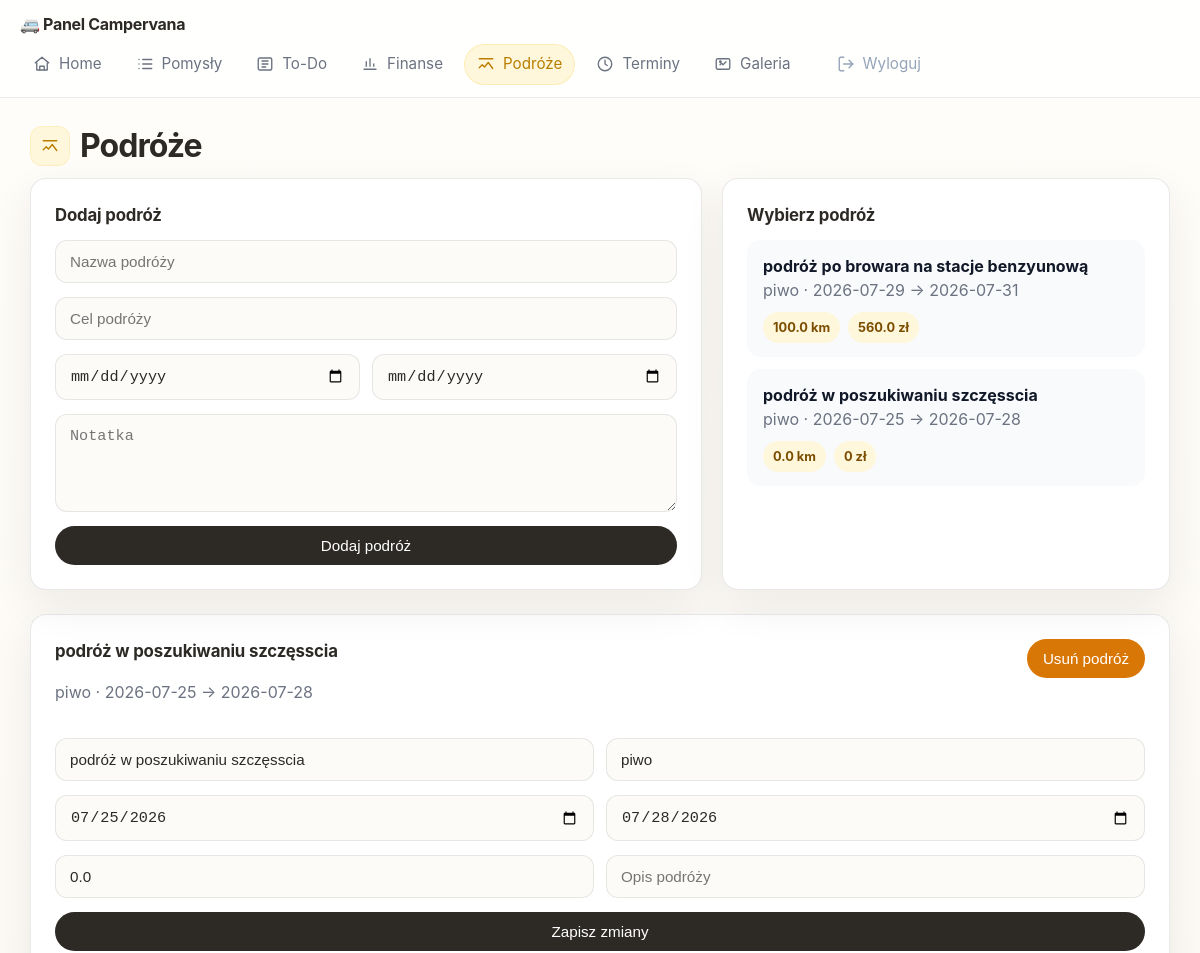
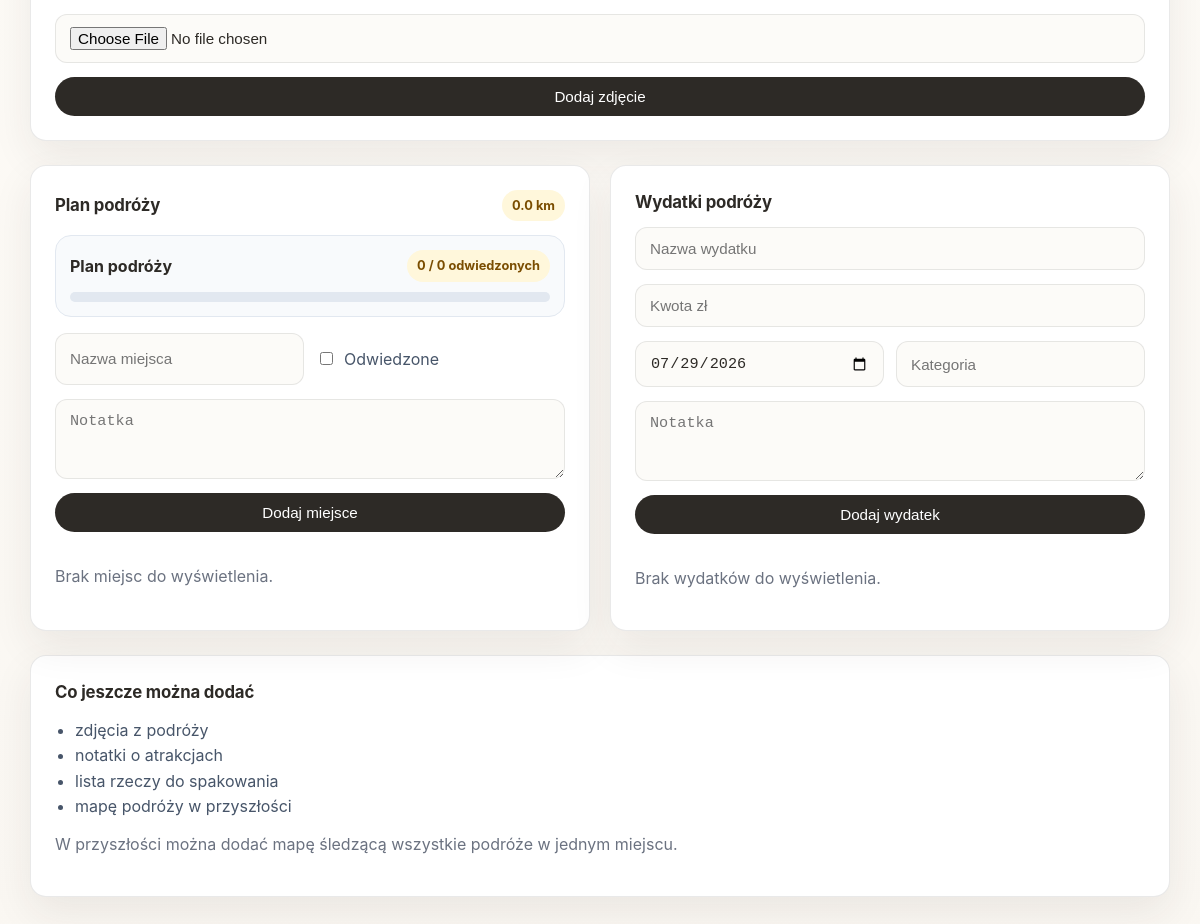
Page /podroze?trip_id=2 (signed in) on the committed database (2 pictures, top to bottom).
### tables this page shows
CREATE TABLE trips (
            id INTEGER PRIMARY KEY AUTOINCREMENT,
            title TEXT NOT NULL,
            destination TEXT NOT NULL,
            start_date TEXT NOT NULL,
            end_date TEXT NOT NULL,
            note TEXT DEFAULT '',
            created_at TEXT DEFAULT CURRENT_TIMESTAMP
        , kilometers REAL NOT NULL DEFAULT 0, image TEXT NOT NULL DEFAULT '');

### app.py (the view, shortened to what this page needs)
@app.route("/podroze", methods=["GET", "POST"])
@login_required
def podróze():
    trips = db.get_all_trips()
    trip_expense_totals = {}
    for trip in trips:
        trip_expenses = db.get_trip_expenses(trip["id"])
        trip_expense_totals[trip["id"]] = sum(expense["amount"] for expense in trip_expenses)
    selected_trip_id = request.args.get("trip_id")
    selected_trip = None
    selected_places = []
    selected_expenses = []
    if selected_trip_id:
        selected_trip = db.get_trip(selected_trip_id)
        if selected_trip:
            selected_places = db.get_trip_places(selected_trip_id)
            selected_expenses = db.get_trip_expenses(selected_trip_id)
    if not selected_trip and trips:
        selected_trip = trips[0]
        selected_trip_id = str(selected_trip["id"])
        selected_places = db.get_trip_places(selected_trip["id"])
        selected_expenses = db.get_trip_expenses(selected_trip["id"])
    return render_template(
        "podroze.html",
        active_page="podroze",
        trips=trips,
        trip_expense_totals=trip_expense_totals,
        selected_trip=selected_trip,
        selected_trip_id=selected_trip_id,
        selected_places=selected_places,
        selected_expenses=selected_expenses,
        today=date.today().isoformat(),
    )

### templates/podroze.html (shortened to what this page needs)
{% extends "base.html" %}
{% block content %}
    <h1 class="page-title">
        <span class="page-title-icon"><svg width="18" height="18" viewBox="0 0 24 24" fill="none" stroke="currentColor" stroke-width="1.8" stroke-linecap="round" stroke-linejoin="round"><path d="M3 17l4-4 3 3 5-6 6 8"></path><path d="M3 5h18"></path></svg></span>
        <span>Podróże</span>
    </h1>
    <section class="section">
    <div class="panel-grid columns-2-1">
        <div class="card">
            <h2>Dodaj podróż</h2>
            <form action="/podroze" method="post" class="form-grid">
                <input class="input-field" type="text" name="title" placeholder="Nazwa podróży" required>
                <input class="input-field" type="text" name="destination" placeholder="Cel podróży" required>
                <div class="form-row">
                    <input class="input-field" type="date" name="start_date" required>
                    <input class="input-field" type="date" name="end_date" required>
                </div>
                <textarea class="textarea-field" name="note" placeholder="Notatka" rows="4"></textarea>
                <button class="btn" type="submit">Dodaj podróż</button>
            </form>
        </div>
        <div class="card">
            <h2>Wybierz podróż</h2>
            {% if trips %}
            <div style="display:grid; gap:12px;">
                {% for trip in trips %}
                <a href="/podroze?trip_id={{ trip.id }}" style="display:block; padding:14px 16px; border-radius:14px; background:#f8fafc; color:#111827; text-decoration:none;">
                    <div style="display:flex; justify-content:space-between; align-items:start; gap:10px; flex-wrap:wrap;">
                        <div>
                            <strong>{{ trip.title }}</strong><br>
                            <span class="small-text">{{ trip.destination }} · {{ trip.start_date }} → {{ trip.end_date }}</span>
                        </div>
                        <div style="display:flex; gap:8px; flex-wrap:wrap; justify-content:flex-end;">
                            <span class="label-pill">{{ trip.kilometers|default(0)|round(1) }} km</span>
                            <span class="label-pill">{{ trip_expense_totals.get(trip.id, 0)|round(2) }} zł</span>
                        </div>
                    </div>
                </a>
                {% endfor %}
            </div>
            {% else %}
            <p class="small-text">Brak podróży. Dodaj pierwszą podróż.</p>
            {% endif %}
        </div>
    </div>
    </section>
    {% if selected_trip %}
    <section class="section">
    <div class="card">
        <div style="display:flex; justify-content:space-between; align-items:start; gap:16px; flex-wrap:wrap;">
            <div>
                <h2 style="margin-bottom:6px;">{{ selected_trip.title }}</h2>
                <p class="small-text">{{ selected_trip.destination }} · {{ selected_trip.start_date }} → {{ selected_trip.end_date }}</p>
            </div>
            <div style="display:flex; gap:10px; flex-wrap:wrap;">
                <form action="/podroze" method="post" onsubmit="return confirm('Czy na pewno chcesz usunąć tę podróż?');">
                    <button class="btn" type="submit" style="background:#d97706;">Usuń podróż</button>
                </form>
            </div>
        </div>
        <form action="/podroze" method="post" class="form-grid" style="margin-top:18px;">
            <div class="form-row">
                <input class="input-field" type="text" name="title" value="{{ selected_trip.title }}" placeholder="Nazwa podróży">
                <input class="input-field" type="text" name="destination" value="{{ selected_trip.destination }}" placeholder="Cel podróży">
            </div>
            <div class="form-row">
                <input class="input-field" type="date" name="start_date" value="{{ selected_trip.start_date }}">
                <input class="input-field" type="date" name="end_date" value="{{ selected_trip.end_date }}">
            </div>
            <div class="form-row">
                <input class="input-field" type="text" name="kilometers" value="{{ selected_trip.kilometers|default(0)|round(1) }}" placeholder="Kilometry">
                <input class="input-field" type="text" name="note" value="{{ selected_trip.note }}" placeholder="Opis podróży">
            </div>
            <button class="btn" type="submit">Zapisz zmiany</button>
        </form>
        <form action="/podroze" method="post" enctype="multipart/form-data" class="form-grid" style="margin-top:16px;">
            <input class="input-field" type="file" name="trip_image">
            <button class="btn" type="submit">Dodaj zdjęcie</button>
        </form>
    </div>
    </section>
    <section class="section">
    <div class="panel-grid columns-1-1">
        <div class="card">
            <div style="display:flex; justify-content:space-between; align-items:center; gap:12px; flex-wrap:wrap; margin-bottom:14px;">
                <h2 style="margin-bottom:0;">Plan podróży</h2>
                <span class="label-pill">{{ selected_trip.kilometers|default(0)|round(1) }} km</span>
            </div>
            <div style="display:grid; gap:12px; margin-bottom:16px;">
                <div style="background:#f8fafc; border:1px solid #e2e8f0; border-radius:16px; padding:14px;">
                    <div style="display:flex; justify-content:space-between; align-items:center; gap:10px; flex-wrap:wrap;">
                        <strong>Plan podróży</strong>
                        <span id="places-progress-pill" class="label-pill" data-total="{{ selected_places|length }}" data-visited="{{ selected_places|selectattr('visited')|list|length }}">{{ selected_places|selectattr('visited')|list|length }} / {{ selected_places|length }} odwiedzonych</span>
                    </div>
                    <div style="margin-top:10px; height:10px; border-radius:999px; background:#e2e8f0; overflow:hidden;">
                        {% set visited_count = selected_places|selectattr('visited')|list|length %}
                        {% set total_places = selected_places|length %}
                    </div>
                </div>
            </div>
            <form action="/podroze" method="post" class="form-grid">
                <div class="form-row">
                    <input class="input-field" type="text" name="place_name" placeholder="Nazwa miejsca">
                    <label style="display:flex; align-items:center; gap:8px; color:#475569; padding:14px 0;">
                        <input type="checkbox" name="visited"> Odwiedzone
                    </label>
                </div>
                <textarea class="textarea-field" name="place_note" placeholder="Notatka" rows="3"></textarea>
                <button class="btn" type="submit">Dodaj miejsce</button>
            </form>
            <div style="display:grid; gap:10px; margin-top:16px;">
                {% for place in selected_places %}
                <form action="/podroze" method="post" class="place-toggle-form" style="display:flex; justify-content:space-between; align-items:center; gap:12px; padding:12px 14px; border-radius:14px; background:#f8fafc; border:1px solid #e2e8f0;">
                    <input type="hidden" name="action" value="toggle_place">
                    <input type="hidden" name="place_id" value="{{ place.id }}">
                    <div>
                        <strong>{{ place.name }}</strong>
                        {% if place.note %}<div class="small-text">{{ place.note }}</div>{% endif %}
                    </div>
                    <button class="btn" type="submit" data-visited="{{ 'true' if place.visited else 'false' }}" style="padding:8px 12px; {% if place.visited %}background:#10b981;{% else %}background:#64748b;{% endif %}">
                        {% if place.visited %}Odwiedzone{% else %}Do odwiedzenia{% endif %}
                    </button>
                </form>
                {% else %}
                <p class="small-text">Brak miejsc do wyświetlenia.</p>
                {% endfor %}
            </div>
        </div>
        <div class="card">
            <h2>Wydatki podróży</h2>
            <form action="/podroze" method="post" class="form-grid">
                <input class="input-field" type="text" name="expense_title" placeholder="Nazwa wydatku">
                <input class="input-field" type="text" name="expense_amount" placeholder="Kwota zł">
                <div class="form-row">
                    <input class="input-field" type="date" name="expense_date" value="{{ today }}">
                    <input class="input-field" type="text" name="expense_category" placeholder="Kategoria">
                </div>
                <textarea class="textarea-field" name="expense_note" placeholder="Notatka" rows="3"></textarea>
                <button class="btn" type="submit">Dodaj wydatek</button>
            </form>
            <div style="display:grid; gap:10px; margin-top:16px;">
                {% for expense in selected_expenses %}
                <div style="display:grid; gap:10px; padding:12px 14px; border-radius:14px; background:#f8fafc;">
                    <div style="display:flex; justify-content:space-between; align-items:center; gap:12px;">
                        <div>
                            <strong>{{ expense.title }}</strong>
                            {% if expense.category %}<div class="small-text">{{ expense.category }}</div>{% endif %}
                        </div>
                        <div style="text-align:right;">
                            <strong>{{ expense.amount | round(2) }} zł</strong>
                            <div class="small-text">{{ expense.expense_date }}</div>
                        </div>
                    </div>
                    <form action="/podroze" method="post" class="form-grid" style="margin-top:4px;">
                        <input type="hidden" name="action" value="edit_expense">
                        <input type="hidden" name="expense_id" value="{{ expense.id }}">
                        <div class="form-row">
                            <input class="input-field" type="text" name="expense_title" value="{{ expense.title }}" placeholder="Nazwa wydatku">
                            <input class="input-field" type="text" name="expense_amount" value="{{ expense.amount }}" placeholder="Kwota zł">
                        </div>
                        <div class="form-row">
                            <input class="input-field" type="date" name="expense_date" value="{{ expense.expense_date }}">
                            <input class="input-field" type="text" name="expense_category" value="{{ expense.category }}" placeholder="Kategoria">
                        </div>
                        <textarea class="textarea-field" name="expense_note" placeholder="Notatka" rows="2">{{ expense.note }}</textarea>
                        <div style="display:flex; gap:8px; flex-wrap:wrap;">
                            <button class="btn" type="submit">Zapisz</button>
                            <button class="btn" type="submit" formaction="/podroze" formmethod="post" style="background:#ef4444;" name="action" value="delete_expense">Usuń</button>
                        </div>
                    </form>
                </div>
                {% else %}
                <p class="small-text">Brak wydatków do wyświetlenia.</p>
                {% endfor %}
            </div>
        </div>
    </div>
    </section>
    <section class="section">
    <div class="card">
        <h2>Co jeszcze można dodać</h2>
        <ul style="margin:0; padding-left:20px; color:#475569; line-height:1.6;">
            <li>zdjęcia z podróży</li>
            <li>notatki o atrakcjach</li>
            <li>lista rzeczy do spakowania</li>
            <li>mapę podróży w przyszłości</li>
        </ul>
        <p class="small-text" style="margin-top:12px;">W przyszłości można dodać mapę śledzącą wszystkie podróże w jednym miejscu.</p>
    </div>
    </section>
    {% endif %}
{% endblock %}

### rows in the picture
trips: title "podróż po browara na stacje benzyunową", destination "piwo", start_date "2026-07-29", end_date "2026-07-31", kilometers "100.0", get "560.0"
trips: title "podróż w poszukiwaniu szczęsscia", destination "piwo", start_date "2026-07-25", end_date "2026-07-28", kilometers "0.0", get "0", start_date "07/25/2026", end_date "07/28/2026"

### other values in the picture
{{ selected_places|selectattr('visited')|list|length }} "0"
{{ selected_places|length }} "0"
